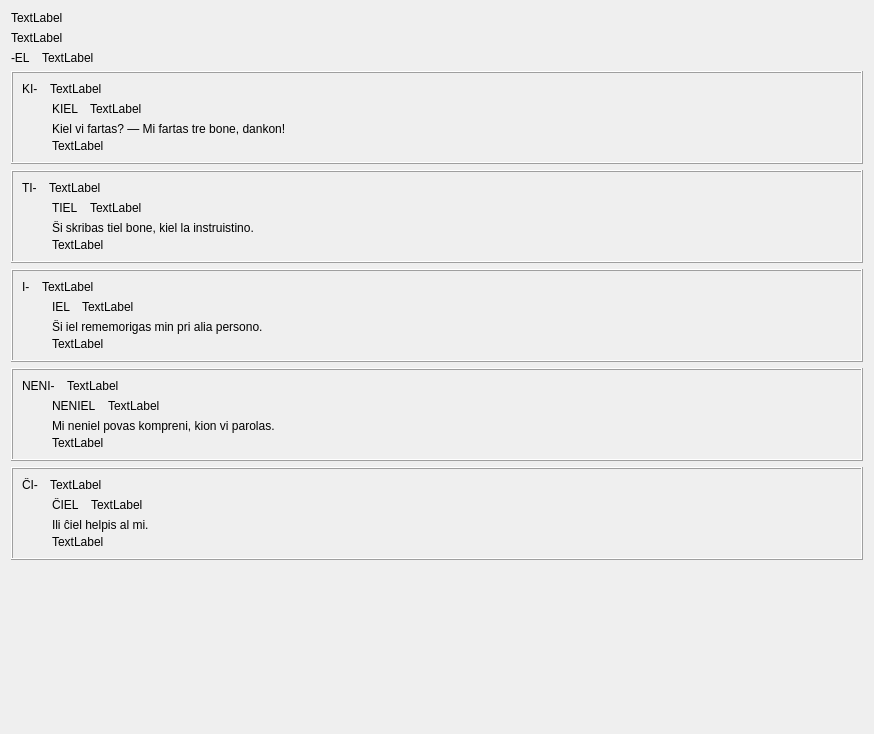
         <widget class="QWidget" name="scrollAreaWidgetContents">
          <property name="geometry">
           <rect>
            <x>0</x>
            <y>0</y>
            <width>874</width>
            <height>734</height>
           </rect>
          </property>
          <layout class="QVBoxLayout" name="verticalLayout_8">
           <item>
            <widget class="titolo" name="Lec06_Label6">
             <property name="sizePolicy">
              <sizepolicy hsizetype="Preferred" vsizetype="Maximum">
               <horstretch>0</horstretch>
               <verstretch>0</verstretch>
              </sizepolicy>
             </property>
             <property name="text">
              <string>TextLabel</string>
             </property>
            </widget>
           </item>
           <item>
            <widget class="QLabel" name="Lec06_Label1">
             <property name="text">
              <string>TextLabel</string>
             </property>
             <property name="wordWrap">
              <bool>true</bool>
             </property>
            </widget>
           </item>
           <item>
            <layout class="QHBoxLayout" name="horizontalLayout_23">
             <property name="spacing">
              <number>12</number>
             </property>
             <item>
              <widget class="QLabel" name="pushButton">
               <property name="text">
                <string>-EL</string>
               </property>
               <property name="tipo" stdset="0">
                <string>afikso</string>
               </property>
              </widget>
             </item>
             <item>
              <widget class="QLabel" name="Lec06_Label2">
               <property name="sizePolicy">
                <sizepolicy hsizetype="Expanding" vsizetype="Preferred">
                 <horstretch>0</horstretch>
                 <verstretch>0</verstretch>
                </sizepolicy>
               </property>
               <property name="text">
                <string>TextLabel</string>
               </property>
               <property name="wordWrap">
                <bool>true</bool>
               </property>
              </widget>
             </item>
            </layout>
           </item>
           <item>
            <widget class="QFrame" name="frame">
             <property name="frameShape">
              <enum>QFrame::Box</enum>
             </property>
             <property name="frameShadow">
              <enum>QFrame::Raised</enum>
             </property>
             <layout class="QVBoxLayout" name="verticalLayout_11">
              <property name="spacing">
               <number>6</number>
              </property>
              <property name="leftMargin">
               <number>9</number>
              </property>
              <property name="topMargin">
               <number>9</number>
              </property>
              <property name="rightMargin">
               <number>9</number>
              </property>
              <property name="bottomMargin">
               <number>9</number>
              </property>
              <item>
               <layout class="QHBoxLayout" name="horizontalLayout_22">
                <property name="spacing">
                 <number>12</number>
                </property>
                <item>
                 <widget class="QLabel" name="pushButton_2">
                  <property name="text">
                   <string>KI-</string>
                  </property>
                  <property name="tipo" stdset="0">
                   <string>afikso</string>
                  </property>
                 </widget>
                </item>
                <item>
                 <widget class="QLabel" name="Lec06_Label9">
                  <property name="sizePolicy">
                   <sizepolicy hsizetype="Expanding" vsizetype="Preferred">
                    <horstretch>0</horstretch>
                    <verstretch>0</verstretch>
                   </sizepolicy>
                  </property>
                  <property name="text">
                   <string>TextLabel</string>
                  </property>
                  <property name="wordWrap">
                   <bool>true</bool>
                  </property>
                 </widget>
                </item>
               </layout>
              </item>
              <item>
               <layout class="QHBoxLayout" name="horizontalLayout_26">
                <item>
                 <spacer name="horizontalSpacer">
                  <property name="orientation">
                   <enum>Qt::Horizontal</enum>
                  </property>
                  <property name="sizeType">
                   <enum>QSizePolicy::Fixed</enum>
                  </property>
                  <property name="sizeHint" stdset="0">
                   <size>
                    <width>30</width>
                    <height>20</height>
                   </size>
                  </property>
                 </spacer>
                </item>
                <item>
                 <layout class="QVBoxLayout" name="verticalLayout_10">
                  <item>
                   <layout class="QHBoxLayout" name="horizontalLayout_24">
                    <property name="spacing">
                     <number>12</number>
                    </property>
                    <item>
                     <widget class="klakbutono_nova" name="Lec06_Button1">
                      <property name="text">
                       <string>KIEL</string>
                      </property>
                     </widget>
                    </item>
                    <item>
                     <widget class="QLabel" name="Lec06_Label11">
                      <property name="sizePolicy">
                       <sizepolicy hsizetype="Expanding" vsizetype="Preferred">
                        <horstretch>0</horstretch>
                        <verstretch>0</verstretch>
                       </sizepolicy>
                      </property>
                      <property name="text">
                       <string>TextLabel</string>
                      </property>
                      <property name="wordWrap">
                       <bool>true</bool>
                      </property>
                     </widget>
                    </item>
                   </layout>
                  </item>
                  <item>
                   <layout class="QVBoxLayout" name="verticalLayout_39">
                    <property name="spacing">
                     <number>3</number>
                    </property>
                    <item>
                     <widget class="klakbutono_nova" name="Lec06_Button2">
                      <property name="text">
                       <string>Kiel vi fartas? — Mi fartas tre bone, dankon!</string>
                      </property>
                      <property name="wordWrap">
                       <bool>true</bool>
                      </property>
                     </widget>
                    </item>
                    <item>
                     <widget class="QLabel" name="Lec06_Label12">
                      <property name="text">
                       <string>TextLabel</string>
                      </property>
                      <property name="wordWrap">
                       <bool>true</bool>
                      </property>
                      <property name="tipo" stdset="0">
                       <string>suba</string>
                      </property>
                     </widget>
                    </item>
                   </layout>
                  </item>
                 </layout>
                </item>
               </layout>
              </item>
             </layout>
            </widget>
           </item>
           <item>
            <widget class="QFrame" name="frame_2">
             <property name="frameShape">
              <enum>QFrame::Box</enum>
             </property>
             <property name="frameShadow">
              <enum>QFrame::Raised</enum>
             </property>
             <layout class="QVBoxLayout" name="verticalLayout_12">
              <property name="spacing">
               <number>6</number>
              </property>
              <property name="leftMargin">
               <number>9</number>
              </property>
              <property name="topMargin">
               <number>9</number>
              </property>
              <property name="rightMargin">
               <number>9</number>
              </property>
              <property name="bottomMargin">
               <number>9</number>
              </property>
              <item>
               <layout class="QHBoxLayout" name="horizontalLayout_27">
                <property name="spacing">
                 <number>12</number>
                </property>
                <item>
                 <widget class="QLabel" name="pushButton_5">
                  <property name="text">
                   <string>TI-</string>
                  </property>
                  <property name="tipo" stdset="0">
                   <string>afikso</string>
                  </property>
                 </widget>
                </item>
                <item>
                 <widget class="QLabel" name="Lec06_Label13">
                  <property name="sizePolicy">
                   <sizepolicy hsizetype="Expanding" vsizetype="Preferred">
                    <horstretch>0</horstretch>
                    <verstretch>0</verstretch>
                   </sizepolicy>
                  </property>
                  <property name="text">
                   <string>TextLabel</string>
                  </property>
                  <property name="wordWrap">
                   <bool>true</bool>
                  </property>
                 </widget>
                </item>
               </layout>
              </item>
              <item>
               <layout class="QHBoxLayout" name="horizontalLayout_28">
                <item>
                 <spacer name="horizontalSpacer_2">
                  <property name="orientation">
                   <enum>Qt::Horizontal</enum>
                  </property>
                  <property name="sizeType">
                   <enum>QSizePolicy::Fixed</enum>
                  </property>
                  <property name="sizeHint" stdset="0">
                   <size>
                    <width>30</width>
                    <height>20</height>
                   </size>
                  </property>
                 </spacer>
                </item>
                <item>
                 <layout class="QVBoxLayout" name="verticalLayout_13">
                  <item>
                   <layout class="QHBoxLayout" name="horizontalLayout_29">
                    <property name="spacing">
                     <number>12</number>
                    </property>
                    <item>
                     <widget class="klakbutono_nova" name="Lec06_Button3">
                      <property name="text">
                       <string>TIEL</string>
                      </property>
                     </widget>
                    </item>
                    <item>
                     <widget class="QLabel" name="Lec06_Label14">
                      <property name="sizePolicy">
                       <sizepolicy hsizetype="Expanding" vsizetype="Preferred">
                        <horstretch>0</horstretch>
                        <verstretch>0</verstretch>
                       </sizepolicy>
                      </property>
                      <property name="text">
                       <string>TextLabel</string>
                      </property>
                      <property name="wordWrap">
                       <bool>true</bool>
                      </property>
                     </widget>
                    </item>
                   </layout>
                  </item>
                  <item>
                   <layout class="QVBoxLayout" name="verticalLayout_40">
                    <property name="spacing">
                     <number>3</number>
                    </property>
                    <item>
                     <widget class="klakbutono_nova" name="Lec06_Button4">
                      <property name="text">
                       <string>Ŝi skribas tiel bone, kiel la instruistino.</string>
                      </property>
                      <property name="wordWrap">
                       <bool>true</bool>
                      </property>
                     </widget>
                    </item>
                    <item>
                     <widget class="QLabel" name="Lec06_Label15">
                      <property name="text">
                       <string>TextLabel</string>
                      </property>
                      <property name="wordWrap">
                       <bool>true</bool>
                      </property>
                      <property name="tipo" stdset="0">
                       <string>suba</string>
                      </property>
                     </widget>
                    </item>
                   </layout>
                  </item>
                 </layout>
                </item>
               </layout>
              </item>
             </layout>
            </widget>
           </item>
           <item>
            <widget class="QFrame" name="frame_3">
             <property name="frameShape">
              <enum>QFrame::Box</enum>
             </property>
             <property name="frameShadow">
              <enum>QFrame::Raised</enum>
             </property>
             <layout class="QVBoxLayout" name="verticalLayout_14">
              <property name="spacing">
               <number>6</number>
              </property>
              <property name="leftMargin">
               <number>9</number>
              </property>
              <property name="topMargin">
               <number>9</number>
              </property>
              <property name="rightMargin">
               <number>9</number>
              </property>
              <property name="bottomMargin">
               <number>9</number>
              </property>
              <item>
               <layout class="QHBoxLayout" name="horizontalLayout_31">
                <property name="spacing">
                 <number>12</number>
                </property>
                <item>
                 <widget class="QLabel" name="pushButton_8">
                  <property name="text">
                   <string>I-</string>
                  </property>
                  <property name="tipo" stdset="0">
                   <string>afikso</string>
                  </property>
                 </widget>
                </item>
                <item>
                 <widget class="QLabel" name="Lec06_Label26">
                  <property name="sizePolicy">
                   <sizepolicy hsizetype="Expanding" vsizetype="Preferred">
                    <horstretch>0</horstretch>
                    <verstretch>0</verstretch>
                   </sizepolicy>
                  </property>
                  <property name="text">
                   <string>TextLabel</string>
                  </property>
                  <property name="wordWrap">
                   <bool>true</bool>
                  </property>
                 </widget>
                </item>
               </layout>
              </item>
              <item>
               <layout class="QHBoxLayout" name="horizontalLayout_32">
                <item>
                 <spacer name="horizontalSpacer_3">
                  <property name="orientation">
                   <enum>Qt::Horizontal</enum>
                  </property>
                  <property name="sizeType">
                   <enum>QSizePolicy::Fixed</enum>
                  </property>
                  <property name="sizeHint" stdset="0">
                   <size>
                    <width>30</width>
                    <height>20</height>
                   </size>
                  </property>
                 </spacer>
                </item>
                <item>
                 <layout class="QVBoxLayout" name="verticalLayout_15">
                  <item>
                   <layout class="QHBoxLayout" name="horizontalLayout_33">
                    <property name="spacing">
                     <number>12</number>
                    </property>
                    <item>
                     <widget class="klakbutono_nova" name="Lec06_Button5">
                      <property name="text">
                       <string>IEL</string>
                      </property>
                     </widget>
                    </item>
                    <item>
                     <widget class="QLabel" name="Lec06_Label27">
                      <property name="sizePolicy">
                       <sizepolicy hsizetype="Expanding" vsizetype="Preferred">
                        <horstretch>0</horstretch>
                        <verstretch>0</verstretch>
                       </sizepolicy>
                      </property>
                      <property name="text">
                       <string>TextLabel</string>
                      </property>
                      <property name="wordWrap">
                       <bool>true</bool>
                      </property>
                     </widget>
                    </item>
                   </layout>
                  </item>
                  <item>
                   <layout class="QVBoxLayout" name="verticalLayout_38">
                    <property name="spacing">
                     <number>3</number>
                    </property>
                    <item>
                     <widget class="klakbutono_nova" name="Lec06_Button6">
                      <property name="text">
                       <string>Ŝi iel rememorigas min pri alia persono.</string>
                      </property>
                      <property name="wordWrap">
                       <bool>true</bool>
                      </property>
                     </widget>
                    </item>
                    <item>
                     <widget class="QLabel" name="Lec06_Label28">
                      <property name="text">
                       <string>TextLabel</string>
                      </property>
                      <property name="wordWrap">
                       <bool>true</bool>
                      </property>
                      <property name="tipo" stdset="0">
                       <string>suba</string>
                      </property>
                     </widget>
                    </item>
                   </layout>
                  </item>
                 </layout>
                </item>
               </layout>
              </item>
             </layout>
            </widget>
           </item>
           <item>
            <widget class="QFrame" name="frame_4">
             <property name="frameShape">
              <enum>QFrame::Box</enum>
             </property>
             <property name="frameShadow">
              <enum>QFrame::Raised</enum>
             </property>
             <layout class="QVBoxLayout" name="verticalLayout_16">
              <property name="spacing">
               <number>6</number>
              </property>
              <property name="leftMargin">
               <number>9</number>
              </property>
              <property name="topMargin">
               <number>9</number>
              </property>
              <property name="rightMargin">
               <number>9</number>
              </property>
              <property name="bottomMargin">
               <number>9</number>
              </property>
              <item>
               <layout class="QHBoxLayout" name="horizontalLayout_35">
                <property name="spacing">
                 <number>12</number>
                </property>
                <item>
                 <widget class="QLabel" name="pushButton_11">
                  <property name="text">
                   <string>NENI-</string>
                  </property>
                  <property name="tipo" stdset="0">
                   <string>afikso</string>
                  </property>
                 </widget>
                </item>
                <item>
                 <widget class="QLabel" name="Lec06_Label29">
                  <property name="sizePolicy">
                   <sizepolicy hsizetype="Expanding" vsizetype="Preferred">
                    <horstretch>0</horstretch>
                    <verstretch>0</verstretch>
                   </sizepolicy>
                  </property>
                  <property name="text">
                   <string>TextLabel</string>
                  </property>
                  <property name="wordWrap">
                   <bool>true</bool>
                  </property>
                 </widget>
                </item>
               </layout>
              </item>
              <item>
               <layout class="QHBoxLayout" name="horizontalLayout_36">
                <item>
                 <spacer name="horizontalSpacer_4">
                  <property name="orientation">
                   <enum>Qt::Horizontal</enum>
                  </property>
                  <property name="sizeType">
                   <enum>QSizePolicy::Fixed</enum>
                  </property>
                  <property name="sizeHint" stdset="0">
                   <size>
                    <width>30</width>
                    <height>20</height>
                   </size>
                  </property>
                 </spacer>
                </item>
                <item>
                 <layout class="QVBoxLayout" name="verticalLayout_17">
                  <item>
                   <layout class="QHBoxLayout" name="horizontalLayout_37">
                    <property name="spacing">
                     <number>12</number>
                    </property>
                    <item>
                     <widget class="klakbutono_nova" name="Lec06_Button7">
                      <property name="text">
                       <string>NENIEL</string>
                      </property>
                     </widget>
                    </item>
                    <item>
                     <widget class="QLabel" name="Lec06_Label30">
                      <property name="sizePolicy">
                       <sizepolicy hsizetype="Expanding" vsizetype="Preferred">
                        <horstretch>0</horstretch>
                        <verstretch>0</verstretch>
                       </sizepolicy>
                      </property>
                      <property name="text">
                       <string>TextLabel</string>
                      </property>
                      <property name="wordWrap">
                       <bool>true</bool>
                      </property>
                     </widget>
                    </item>
                   </layout>
                  </item>
                  <item>
                   <layout class="QVBoxLayout" name="verticalLayout_33">
                    <property name="spacing">
                     <number>3</number>
                    </property>
                    <item>
                     <widget class="klakbutono_nova" name="Lec06_Button8">
                      <property name="text">
                       <string>Mi neniel povas kompreni, kion vi parolas.</string>
                      </property>
                      <property name="wordWrap">
                       <bool>true</bool>
                      </property>
                     </widget>
                    </item>
                    <item>
                     <widget class="QLabel" name="Lec06_Label31">
                      <property name="text">
                       <string>TextLabel</string>
                      </property>
                      <property name="wordWrap">
                       <bool>true</bool>
                      </property>
                      <property name="tipo" stdset="0">
                       <string>suba</string>
                      </property>
                     </widget>
                    </item>
                   </layout>
                  </item>
                 </layout>
                </item>
               </layout>
              </item>
             </layout>
            </widget>
           </item>
           <item>
            <widget class="QFrame" name="frame_5">
             <property name="frameShape">
              <enum>QFrame::Box</enum>
             </property>
             <property name="frameShadow">
              <enum>QFrame::Raised</enum>
             </property>
             <layout class="QVBoxLayout" name="verticalLayout_18">
              <property name="spacing">
               <number>6</number>
              </property>
              <property name="leftMargin">
               <number>9</number>
              </property>
              <property name="topMargin">
               <number>9</number>
              </property>
              <property name="rightMargin">
               <number>9</number>
              </property>
              <property name="bottomMargin">
               <number>9</number>
              </property>
              <item>
               <layout class="QHBoxLayout" name="horizontalLayout_39">
                <property name="spacing">
                 <number>12</number>
                </property>
                <item>
                 <widget class="QLabel" name="pushButton_14">
                  <property name="text">
                   <string>ĈI-</string>
                  </property>
                  <property name="tipo" stdset="0">
                   <string>afikso</string>
                  </property>
                 </widget>
                </item>
                <item>
                 <widget class="QLabel" name="Lec06_Label32">
                  <property name="sizePolicy">
                   <sizepolicy hsizetype="Expanding" vsizetype="Preferred">
                    <horstretch>0</horstretch>
                    <verstretch>0</verstretch>
                   </sizepolicy>
                  </property>
                  <property name="text">
                   <string>TextLabel</string>
                  </property>
                  <property name="wordWrap">
                   <bool>true</bool>
                  </property>
                 </widget>
                </item>
               </layout>
              </item>
              <item>
               <layout class="QHBoxLayout" name="horizontalLayout_40">
                <item>
                 <spacer name="horizontalSpacer_5">
                  <property name="orientation">
                   <enum>Qt::Horizontal</enum>
                  </property>
                  <property name="sizeType">
                   <enum>QSizePolicy::Fixed</enum>
                  </property>
                  <property name="sizeHint" stdset="0">
                   <size>
                    <width>30</width>
                    <height>20</height>
                   </size>
                  </property>
                 </spacer>
                </item>
                <item>
                 <layout class="QVBoxLayout" name="verticalLayout_19">
                  <item>
                   <layout class="QHBoxLayout" name="horizontalLayout_41">
                    <property name="spacing">
                     <number>12</number>
                    </property>
                    <item>
                     <widget class="klakbutono_nova" name="Lec06_Button9">
                      <property name="text">
                       <string>ĈIEL</string>
                      </property>
                     </widget>
                    </item>
                    <item>
                     <widget class="QLabel" name="Lec06_Label33">
                      <property name="sizePolicy">
                       <sizepolicy hsizetype="Expanding" vsizetype="Preferred">
                        <horstretch>0</horstretch>
                        <verstretch>0</verstretch>
                       </sizepolicy>
                      </property>
                      <property name="text">
                       <string>TextLabel</string>
                      </property>
                      <property name="wordWrap">
                       <bool>true</bool>
                      </property>
                     </widget>
                    </item>
                   </layout>
                  </item>
                  <item>
                   <layout class="QVBoxLayout" name="verticalLayout_102">
                    <property name="spacing">
                     <number>3</number>
                    </property>
                    <item>
                     <widget class="klakbutono_nova" name="Lec06_Button10">
                      <property name="text">
                       <string>Ili ĉiel helpis al mi.</string>
                      </property>
                      <property name="wordWrap">
                       <bool>true</bool>
                      </property>
                     </widget>
                    </item>
                    <item>
                     <widget class="QLabel" name="Lec06_Label34">
                      <property name="text">
                       <string>TextLabel</string>
                      </property>
                      <property name="wordWrap">
                       <bool>true</bool>
                      </property>
                     </widget>
                    </item>
                   </layout>
                  </item>
                 </layout>
                </item>
               </layout>
              </item>
             </layout>
            </widget>
           </item>
           <item>
            <spacer name="verticalSpacer">
             <property name="orientation">
              <enum>Qt::Vertical</enum>
             </property>
             <property name="sizeHint" stdset="0">
              <size>
               <width>20</width>
               <height>40</height>
              </size>
             </property>
            </spacer>
           </item>
          </layout>
         </widget>
